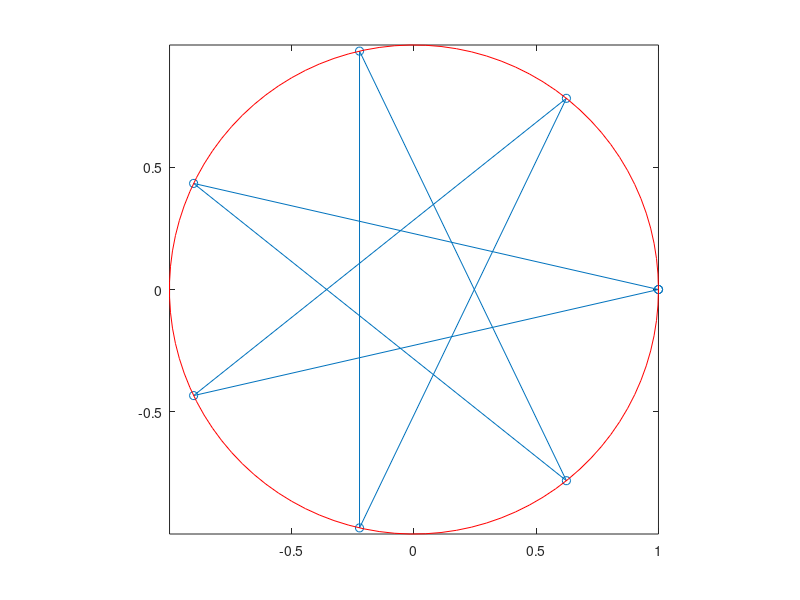

Source code (MATLAB):
function regstar(n)

if nargin<1, n=7; end

vertices=[1];
for i=1:n
    step=2*pi*floor(n/2)/n;
    vertices=[vertices, exp(i*step*sqrt(-1))];
end
plot(vertices, '-o');

hold on
theta=linspace(0, 2*pi);
plot(cos(theta), sin(theta), '-r');
hold off
axis image